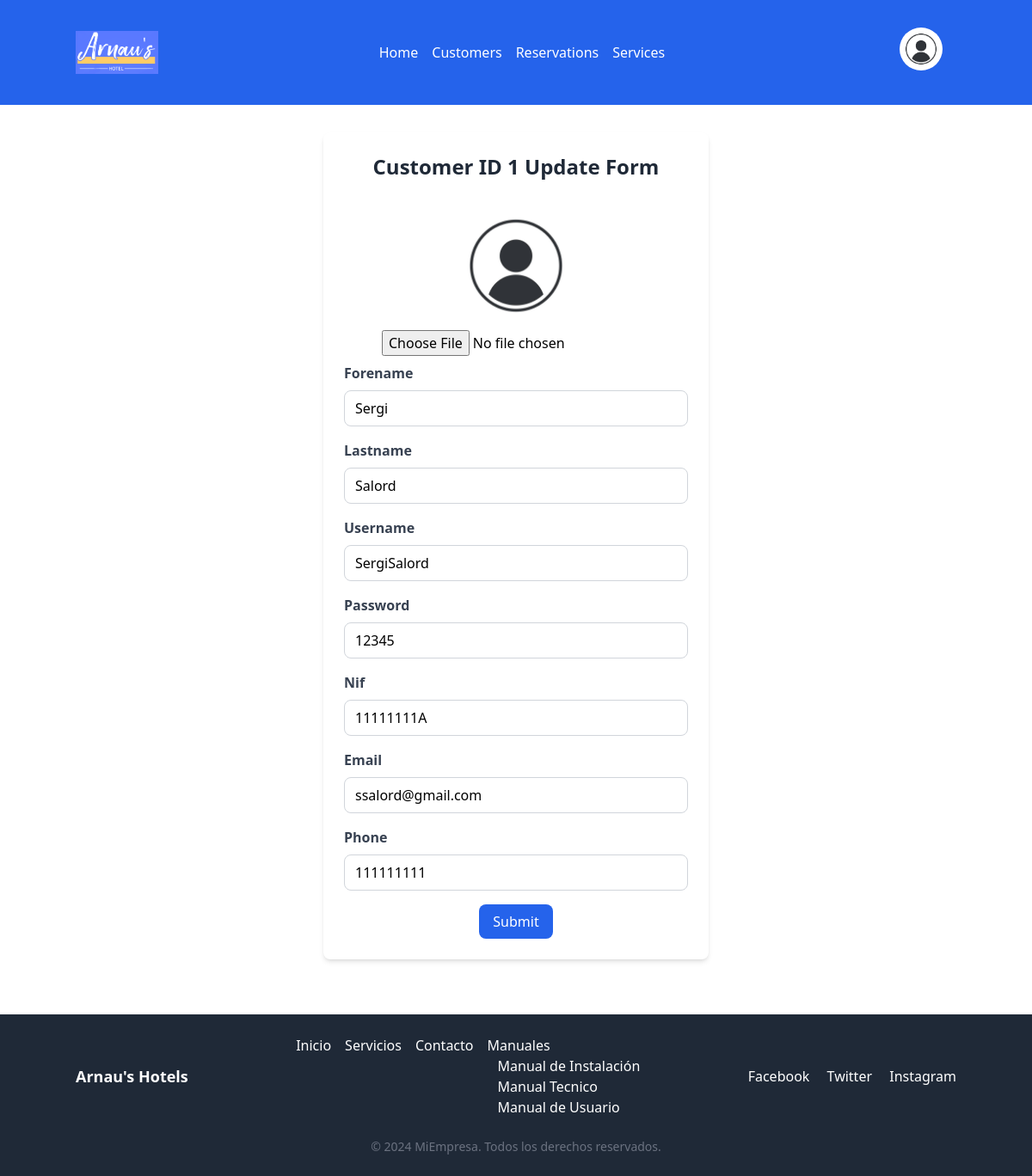
Before: /pages/forms/form_customer_update.php (signed in) with the older database file.
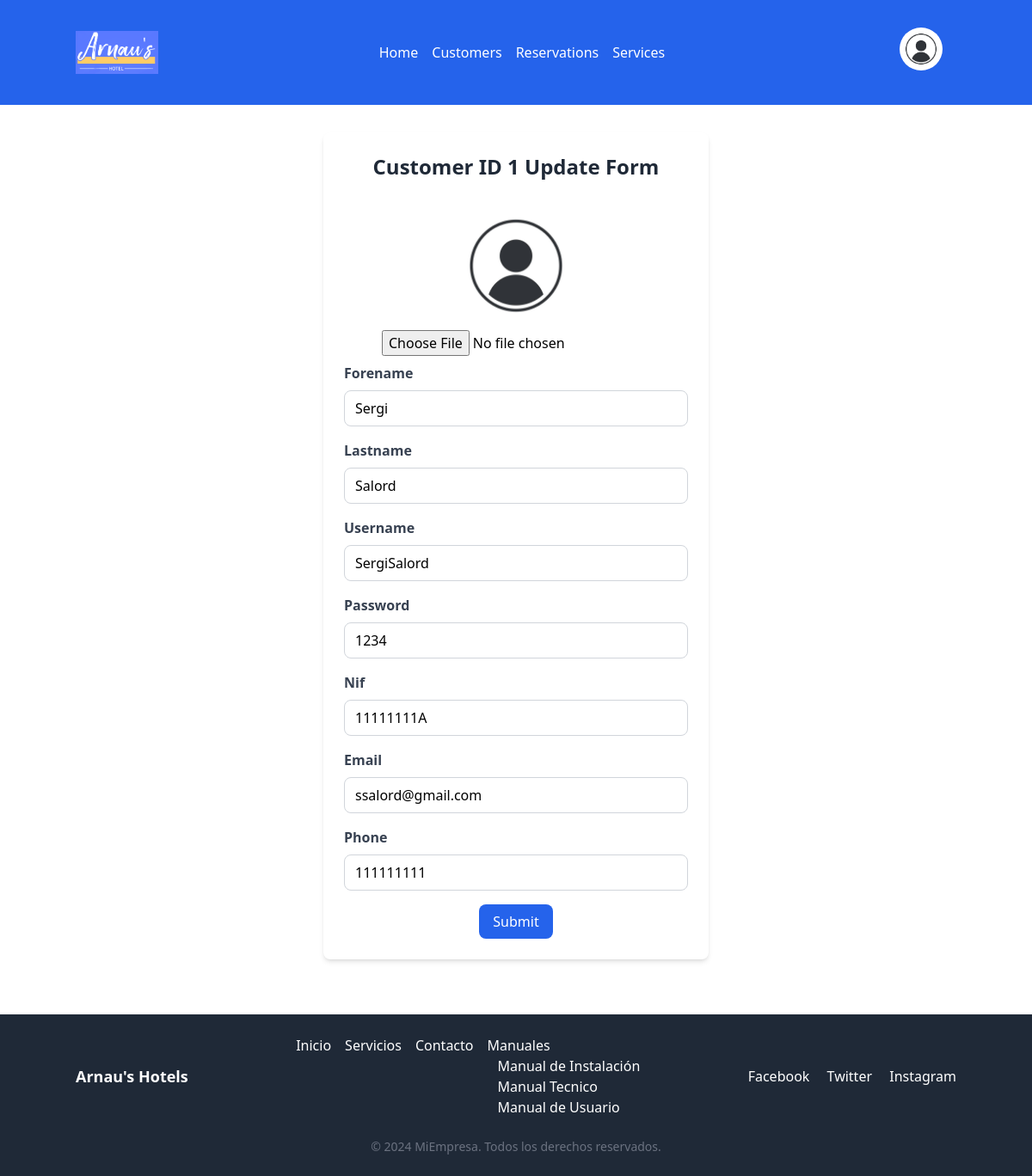
After: the same page with the newer database file.
### tables this page shows
CREATE TABLE `067_users` (
  `user_id` int(11) NOT NULL,
  `forename` varchar(100) NOT NULL,
  `lastname` varchar(100) NOT NULL,
  `username` varchar(100) NOT NULL COMMENT 'user name',
  `password` varchar(100) NOT NULL,
  `nif` varchar(100) NOT NULL,
  `email` varchar(100) NOT NULL,
  `phone` int(100) DEFAULT NULL,
  `job_position` varchar(100) NOT NULL,
  `status` tinyint(4) NOT NULL DEFAULT 1,
  `rols` set('customer','employee','admin','') NOT NULL DEFAULT 'customer',
  `user_image_path` varchar(100) NOT NULL
);

### pages/querys/query_customer_select_byId.php (called while the page is built)
 <?php
        include($_SERVER['DOCUMENT_ROOT'].'/student067/dwes/db_connection/db_connection.php');
if(isset($_SESSION['username']) && (in_array('customer',$_SESSION['rols'][0]) && (!in_array('admin',$_SESSION['rols'][0]) && !in_array('employee', $_SESSION['rols'][0])))) {
    $sqlSessionUser = "SELECT * FROM 067_users WHERE username = '" .  $_SESSION['username'] . "';" ;
} else {
    $user_id = htmlspecialchars($_POST['user_id']);
    $sql = "select * from 067_users where user_id = '$user_id' AND status=1 ";
}
    if(!empty($sqlSessionUser)) {
        $result = mysqli_query($conn, $sqlSessionUser);
    }else {
     $result = mysqli_query($conn,  $sql);
    }
     $user = mysqli_fetch_all($result, MYSQLI_ASSOC);
     ?>

### pages/forms/form_customer_update.php (the view, shortened to what this page needs)
<?php include ($_SERVER['DOCUMENT_ROOT'].'/student067/dwes/header.php');
 include($_SERVER['DOCUMENT_ROOT'].'/student067/dwes/pages/querys/query_customer_select_byId.php');?>
<main class="container mx-auto py-8">
    <div class="max-w-md mx-auto bg-white p-6 rounded-lg shadow-md">
      <h2 class="text-2xl font-bold mb-6 text-center text-gray-800">Customer ID <?php echo $user[0]['user_id'] ?> Update Form</h2>
      <form action="/student067/dwes/pages/db/db_customer_update.php" method="POST" enctype="multipart/form-data">
        <div class="flex flex-col justify-center items-center">
          <?php if(!empty($user[0]['user_image_path'])){ ?>
          <img class="w-[150px] h-[150px] rounded-lg mb-2" src=" <?php echo $user[0]['user_image_path']; ?>" alt="">
          <?php }else {?>
            <img class="w-[150px] h-[150px]" src="/student067/dwes/images/users/user_profile_image_default.jpg" alt="">
            <?php }; ?>
          <input type="file" name="user_image_path" class="mb-2">
        </div>
      <div class="mb-4">
          <label for="name" class="block text-gray-700 font-bold mb-2">Forename</label>
          <input type="text"  name="forename" class="w-full px-3 py-2 border border-gray-300 rounded-lg focus:outline-none focus:ring focus:ring-blue-500" placeholder="Your forename" value="<?php echo $user[0]['forename'];?>">
        </div>
        <div class="mb-4">
          <label for="name" class="block text-gray-700 font-bold mb-2">Lastname</label>
          <input type="text" name="lastname" class="w-full px-3 py-2 border border-gray-300 rounded-lg focus:outline-none focus:ring focus:ring-blue-500" placeholder="Your lastname" value="<?php echo $user[0]['lastname'];?>">
        </div>
        <div class="mb-4">
          <label for="name" class="block text-gray-700 font-bold mb-2">Username</label>
          <input type="text" name="username" class="w-full px-3 py-2 border border-gray-300 rounded-lg focus:outline-none focus:ring focus:ring-blue-500" placeholder="Your username" value="<?php echo $user[0]['username'];?>">
        </div>
        <div class="mb-4">
          <label for="name" class="block text-gray-700 font-bold mb-2">Password</label>
          <input type="text" name="password" class="w-full px-3 py-2 border border-gray-300 rounded-lg focus:outline-none focus:ring focus:ring-blue-500" placeholder="Your password" value="<?php echo $user[0]['password'];?>">
        </div>
        <div class="mb-4">
          <label for="name" class="block text-gray-700 font-bold mb-2">Nif</label>
          <input type="text" name="nif" class="w-full px-3 py-2 border border-gray-300 rounded-lg focus:outline-none focus:ring focus:ring-blue-500" placeholder="Your nif" value="<?php echo $user[0]['nif'];?>">
        </div>
        <div class="mb-4">
          <label for="email" class="block text-gray-700 font-bold mb-2">Email</label>
          <input type="email" name="email" class="w-full px-3 py-2 border border-gray-300 rounded-lg focus:outline-none focus:ring focus:ring-blue-500" placeholder="Your email" value="<?php echo $user[0]['email'];?>">
        </div>
        <div class="mb-4">
          <label for="email" class="block text-gray-700 font-bold mb-2">Phone</label>
          <input type="number"  name="phone" class="w-full px-3 py-2 border border-gray-300 rounded-lg focus:outline-none focus:ring focus:ring-blue-500" placeholder="Your phone" value="<?php echo $user[0]['phone'];?>">
        </div>
        <div class="text-center">
          <button type="submit" name="submitUpdate" class="bg-blue-600 text-white px-4 py-2 rounded-lg hover:bg-blue-700 transition-colors duration-200">Submit</button>
        </div>
      </form>
    </div>
  </main>
<?php include ($_SERVER['DOCUMENT_ROOT'].'/student067/dwes/footer.php');?>

### header.php (shortened to what this page needs)
<!DOCTYPE html>
<html lang="en">
<head>
    <link rel="stylesheet" href="/student067/dwes/css/style.css">
    <script src="https://cdn.tailwindcss.com"></script>
      <link rel="stylesheet" href="/student067/dwes/css/weather-icons-master/css/weather-icons.css">
</head>
<body class="box-border w-full h-screen">
<header class="bg-blue-600 p-4 z-20 relative">
  <div class="container mx-auto flex justify-between items-center">
    <div class="w-24">
      <a href="/student067/dwes/index.php"><img src="/student067/dwes/images/logo.png" alt=""></a>
    </div>
    <nav>
      <ul class="flex space-x-4">
        <li><a href="/student067/dwes/index.php" class="text-white hover:text-gray-300">Home</a></li>
        <?php if(isset($_SESSION['rols'])) { ?>
        <li class="relative group">
          <p class="text-white hover:text-gray-300">Customers</p>
        </li>
        <?php } ?>
        <?php if(isset($_SESSION['rols'])) { ?>
        <li class="relative group">
          <a href="#" class="text-white hover:text-gray-300">Reservations</a>
        </li>
        <?php } ?>
        <?php if(isset($_SESSION['rols'])) { ?>
        <li><a href="/student067/dwes/pages/forms/form_services.php" class="text-white hover:text-gray-300">Services</a></li>
        <?php } ?>
      </ul>
    </nav>
      <?php if(empty($_SESSION['username']) == true){ ?>
      <a href="/student067/dwes/pages/forms/form_customer_log_in.php" class="bg-white text-blue-600 px-4 py-2 rounded hover:bg-gray-200">Iniciar Sesión</a>
      <?php } else { ?>
        <div class="flex flex-col items-center p-4 rounded-lg hover:bg-blue-700">
          <img src="<?php echo $_SESSION['user_image_path'] ? $_SESSION['user_image_path'] : '/student067/dwes/images/users/user_profile_image_default.jpg' ; ?>" class="w-[50px] h-[50px] rounded-[50%] cursor-pointer mb-2" id="profile_photo">
        </div>
      <?php } ?>
      </div>
</header>

### footer.php (shortened to what this page needs)
<footer class="h-auto bg-gray-800 p-6 mt-8 relative inset-x-0 bottom-0 h-16 w-full ">
  <div class="container mx-auto text-white flex justify-between items-center">
    <div class="text-lg font-bold">
      Arnau's Hotels
    </div>
    <nav>
      <ul class="flex space-x-4">
        <li><a href="/student067/dwes/index.php" class="hover:text-gray-400">Inicio</a></li>
        <li><a href="#" class="hover:text-gray-400">Servicios</a></li>
        <li><a href="#" class="hover:text-gray-400">Contacto</a></li>
        <li><ol><a href="#" class="hover:text-gray-400">Manuales</a>
        <li><a href="/student067/dwes/pages/manual_installation.html" class="hover:text-gray-400 pl-3">Manual de Instalación</a></li>
        <li><a href="/student067/dwes/pages/manual_tecnical.html"class="hover:text-gray-400 pl-3">Manual Tecnico</a></li>
        <li><a href="/student067/dwes/pages/manual_user.html"class="hover:text-gray-400 pl-3">Manual de Usuario</a></li>
        </ol></li>
      </ul>
    </nav>
    <div class="space-x-4">
      <a href="#" class="hover:text-gray-400">Facebook</a>
      <a href="#" class="hover:text-gray-400">Twitter</a>
      <a href="#" class="hover:text-gray-400">Instagram</a>
    </div>
  </div>
  <div class="mt-6 text-center text-gray-500 text-sm">
    © 2024 MiEmpresa. Todos los derechos reservados.
  </div>
</footer>
</body>
</html>

### css/style.css (style rules this page uses)
nav ul li { position: relative; }

Changed rows visible on the page:
changed 067_users "Sergi": password "12345" → "1234"
